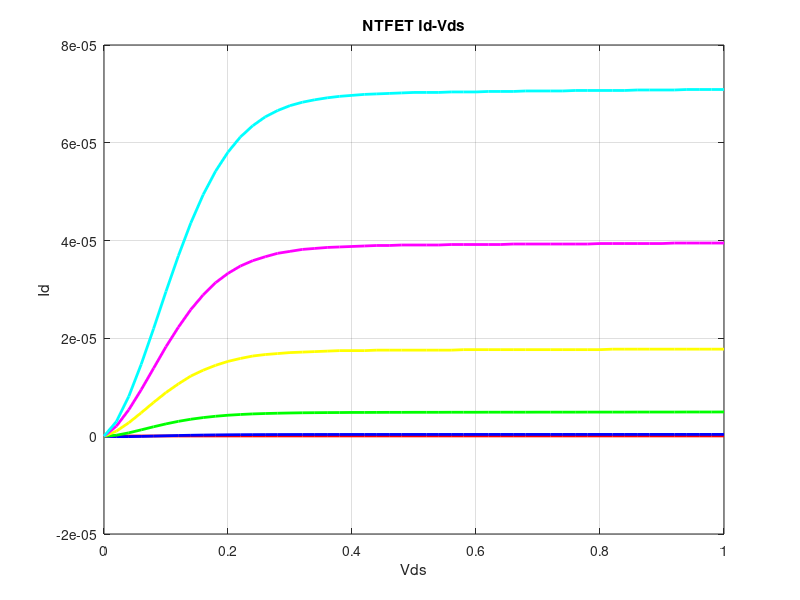
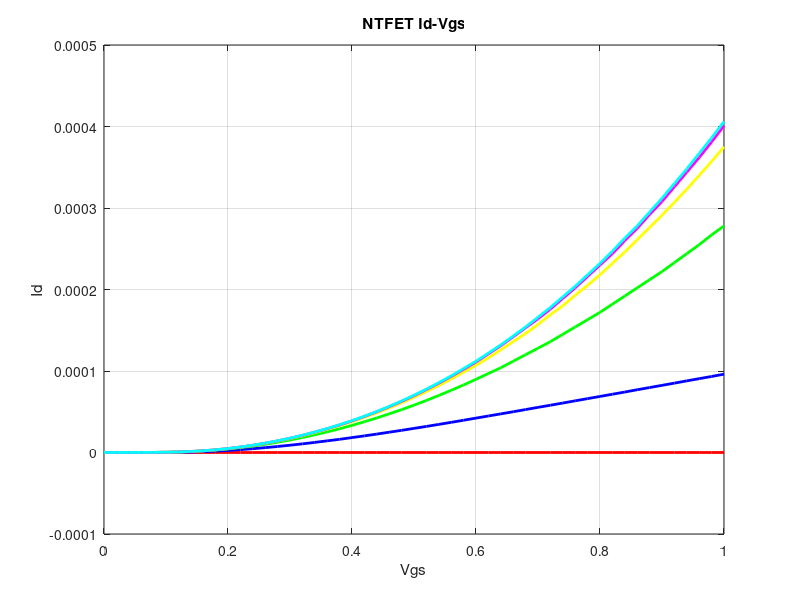
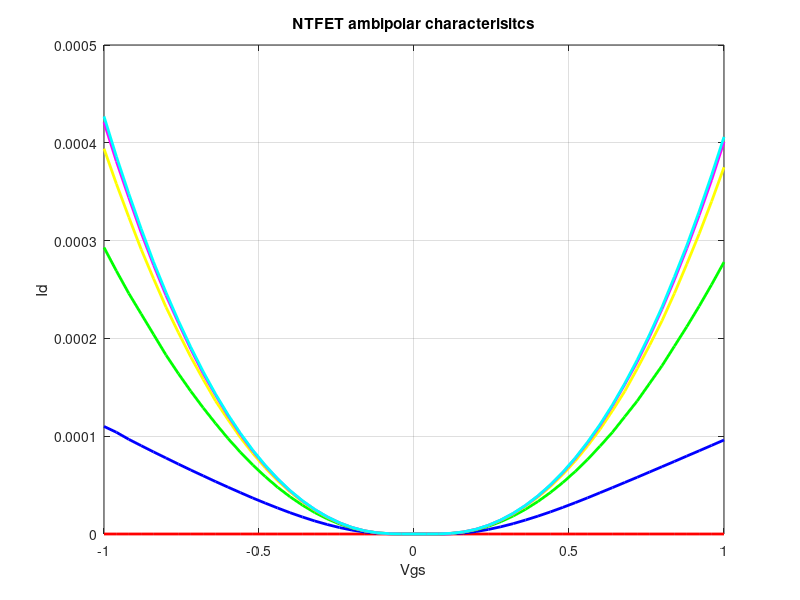
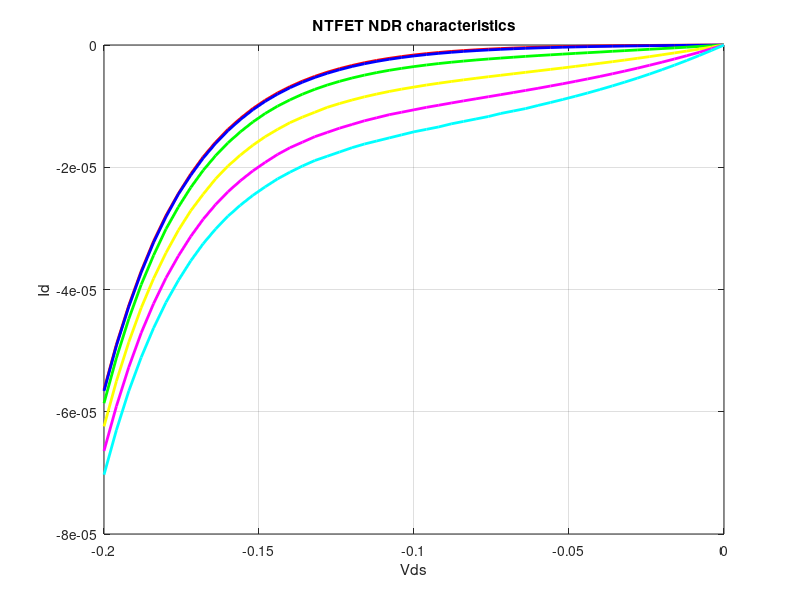

Write the MATLAB code that produced these figures, in order.
% ntfet characteristics
ntfet_Id_Vds=csvread('ntfet/Id_Vds.csv');
dc = ntfet_Id_Vds(:, 1);
col2 = ntfet_Id_Vds(:, 2);
col3 = ntfet_Id_Vds(:, 3);
col4 = ntfet_Id_Vds(:, 4);
col5 = ntfet_Id_Vds(:, 5);
col6 = ntfet_Id_Vds(:, 6);
col7 = ntfet_Id_Vds(:, 7);
figure(1)
plot(dc, col2, 'r','LineWidth',2)
hold on
plot(dc, col3, 'b','LineWidth',2)
hold on
plot(dc, col4, 'g','LineWidth',2)
hold on
plot(dc, col5, 'y','LineWidth',2)
hold on
plot(dc, col6, 'm','LineWidth',2)
hold on
plot(dc, col7, 'c','LineWidth',2)
title('NTFET Id-Vds')
xlabel('Vds')
ylabel('Id')
grid on

ntfet_Id_Vgs=csvread('ntfet/Id_Vgs.csv');
dc = ntfet_Id_Vgs(:, 1);
col2 = ntfet_Id_Vgs(:, 2);
col3 = ntfet_Id_Vgs(:, 3);
col4 = ntfet_Id_Vgs(:, 4);
col5 = ntfet_Id_Vgs(:, 5);
col6 = ntfet_Id_Vgs(:, 6);
col7 = ntfet_Id_Vgs(:, 7);
figure(2)
plot(dc, col2, 'r','LineWidth',2)
hold on
plot(dc, col3, 'b','LineWidth',2)
hold on
plot(dc, col4, 'g','LineWidth',2)
hold on
plot(dc, col5, 'y','LineWidth',2)
hold on
plot(dc, col6, 'm','LineWidth',2)
hold on
plot(dc, col7, 'c','LineWidth',2)
title('NTFET Id-Vgs')
xlabel('Vgs')
ylabel('Id')
grid on

ntfet_Id_Vgs_ambipolar=csvread('ntfet/Id_Vgs_ambipolar.csv');
dc = ntfet_Id_Vgs_ambipolar(:, 1);
col2 = ntfet_Id_Vgs_ambipolar(:, 2);
col3 = ntfet_Id_Vgs_ambipolar(:, 3);
col4 = ntfet_Id_Vgs_ambipolar(:, 4);
col5 = ntfet_Id_Vgs_ambipolar(:, 5);
col6 = ntfet_Id_Vgs_ambipolar(:, 6);
col7 = ntfet_Id_Vgs_ambipolar(:, 7);
figure(3)
plot(dc, col2, 'r','LineWidth',2)
hold on
plot(dc, col3, 'b','LineWidth',2)
hold on
plot(dc, col4, 'g','LineWidth',2)
hold on
plot(dc, col5, 'y','LineWidth',2)
hold on
plot(dc, col6, 'm','LineWidth',2)
hold on
plot(dc, col7, 'c','LineWidth',2)
title('NTFET ambipolar characterisitcs')
xlabel('Vgs')
ylabel('Id')
grid on

ntfet_Id_Vds_ndr=csvread('ntfet/Id_Vds_ndr.csv');
dc = ntfet_Id_Vds_ndr(:, 1);
col2 = ntfet_Id_Vds_ndr(:, 2);
col3 = ntfet_Id_Vds_ndr(:, 3);
col4 = ntfet_Id_Vds_ndr(:, 4);
col5 = ntfet_Id_Vds_ndr(:, 5);
col6 = ntfet_Id_Vds_ndr(:, 6);
col7 = ntfet_Id_Vds_ndr(:, 7);
figure(4)
plot(dc, col2, 'r','LineWidth',2)
hold on
plot(dc, col3, 'b','LineWidth',2)
hold on
plot(dc, col4, 'g','LineWidth',2)
hold on
plot(dc, col5, 'y','LineWidth',2)
hold on
plot(dc, col6, 'm','LineWidth',2)
hold on
plot(dc, col7, 'c','LineWidth',2)
title('NTFET NDR characteristics')
xlabel('Vds')
ylabel('Id')
grid on

ntfet_inverter=csvread('ntfet/inverter_dc.csv');
dc = ntfet_inverter(:, 1);
Vout = ntfet_inverter(:, 2);
Vin = ntfet_inverter(:, 3);
figure(7)
plot(dc, Vin, 'g','LineWidth',2)
hold on
plot(dc, Vout, 'r','LineWidth',2)
title('NTFET inverter DC analysis')
xlabel('dc V')
ylabel('V')
grid on

ntfet_inverter_pulse=csvread('ntfet/inverter_pulse.csv');
dc = ntfet_inverter_pulse(:, 1);
Vout = ntfet_inverter_pulse(:, 2);
Vin = ntfet_inverter_pulse(:, 3);
figure(8)
title('NTFET inverter with pulse input')
subplot(2,1,2)
subplot(2,1,1)
plot(dc, Vin, 'g','LineWidth',2)
title('NTFET inverter input')
xlabel('Time')
ylabel('V')
grid on
subplot(2,1,2)
plot(dc, Vout,'r','LineWidth',2)
title('NTFET inverter output')
ylabel('V')
grid on